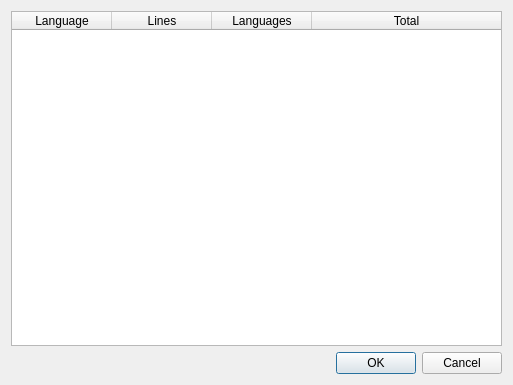
<?xml version="1.0" encoding="UTF-8"?>
<ui version="4.0">
 <class>DialogCountTranslations</class>
 <widget class="QDialog" name="DialogCountTranslations">
  <property name="geometry">
   <rect>
    <x>0</x>
    <y>0</y>
    <width>513</width>
    <height>385</height>
   </rect>
  </property>
  <property name="windowTitle">
   <string>Count translations</string>
  </property>
  <layout class="QVBoxLayout" name="verticalLayout">
   <item>
    <widget class="QTableWidget" name="tableWidgetCount">
     <attribute name="horizontalHeaderStretchLastSection">
      <bool>true</bool>
     </attribute>
     <column>
      <property name="text">
       <string>Language</string>
      </property>
     </column>
     <column>
      <property name="text">
       <string>Lines</string>
      </property>
     </column>
     <column>
      <property name="text">
       <string>Languages</string>
      </property>
     </column>
     <column>
      <property name="text">
       <string>Total</string>
      </property>
     </column>
    </widget>
   </item>
   <item>
    <widget class="QDialogButtonBox" name="buttonBox">
     <property name="orientation">
      <enum>Qt::Horizontal</enum>
     </property>
     <property name="standardButtons">
      <set>QDialogButtonBox::Cancel|QDialogButtonBox::Ok</set>
     </property>
    </widget>
   </item>
  </layout>
 </widget>
 <resources/>
 <connections>
  <connection>
   <sender>buttonBox</sender>
   <signal>accepted()</signal>
   <receiver>DialogCountTranslations</receiver>
   <slot>accept()</slot>
   <hints>
    <hint type="sourcelabel">
     <x>248</x>
     <y>254</y>
    </hint>
    <hint type="destinationlabel">
     <x>157</x>
     <y>274</y>
    </hint>
   </hints>
  </connection>
  <connection>
   <sender>buttonBox</sender>
   <signal>rejected()</signal>
   <receiver>DialogCountTranslations</receiver>
   <slot>reject()</slot>
   <hints>
    <hint type="sourcelabel">
     <x>316</x>
     <y>260</y>
    </hint>
    <hint type="destinationlabel">
     <x>286</x>
     <y>274</y>
    </hint>
   </hints>
  </connection>
 </connections>
</ui>
